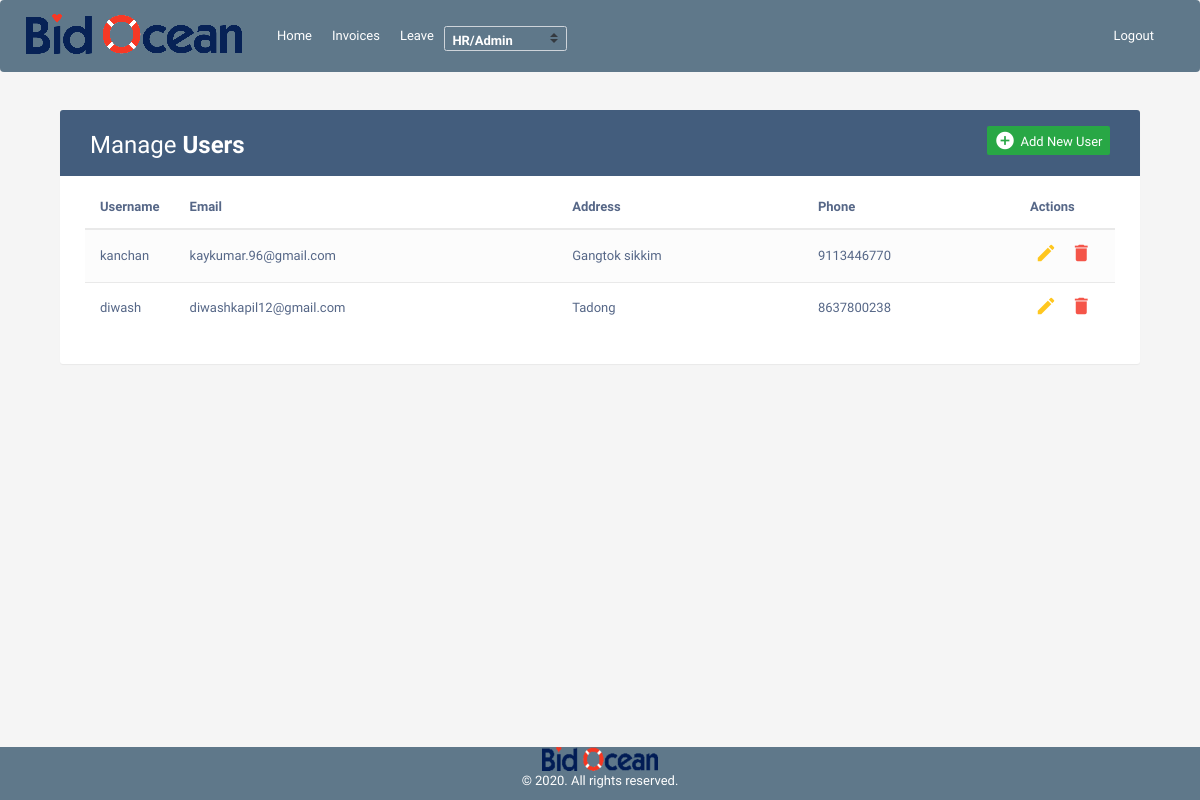
Before: /manage_user/ (signed in) with the older database file.
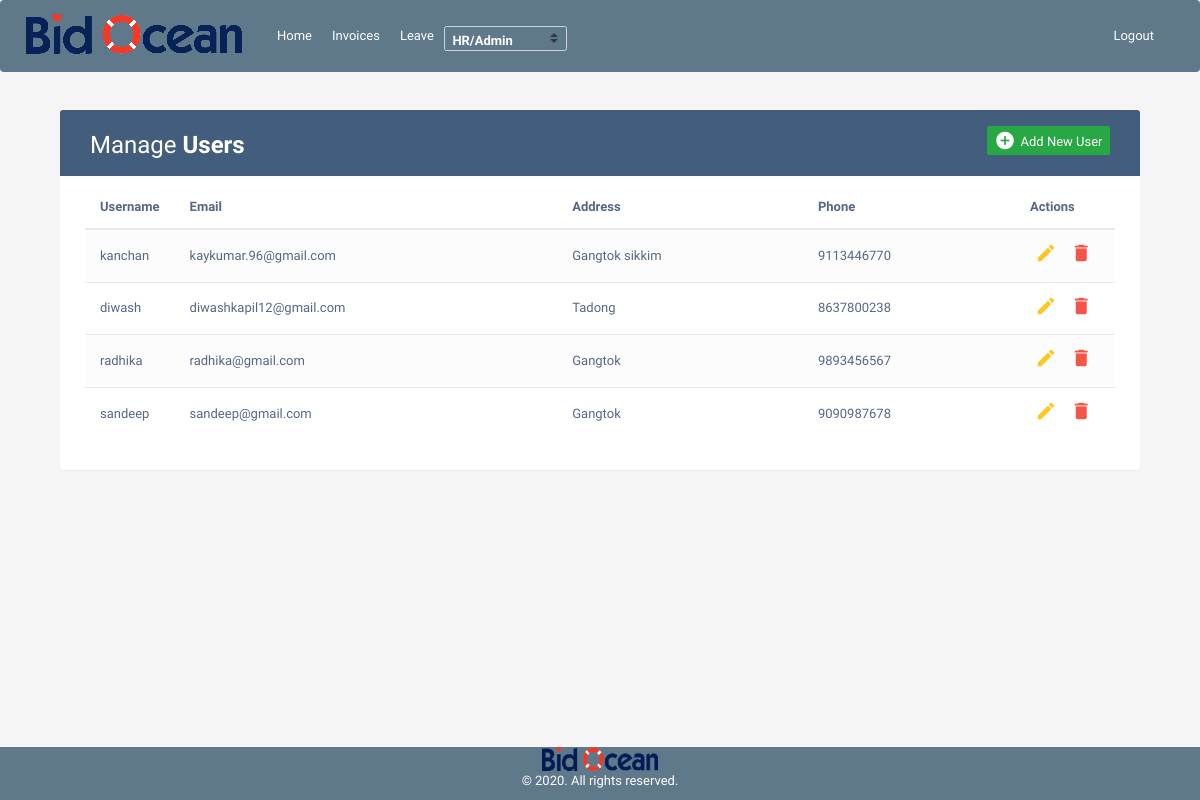
After: the same page with the newer database file.
### manage_user/models.py (models this page shows, shortened)
class Userdetail(AbstractBaseUser, PermissionsMixin):
    username        = models.CharField(max_length = 30, unique=True,null=True)
    firstname       = models.CharField(max_length = 30,null=True)
    lastname        = models.CharField(max_length = 30,null=True,blank=True)
    password        = models.TextField()
    phone           = models.CharField(max_length=200,null=True)
    email           = models.CharField(max_length=200,null=True)
    address         = models.CharField(max_length=300,null=True)
    is_staff        = models.BooleanField(default=False)
    is_active       = models.BooleanField(default=True)
    USERNAME_FIELD  = 'username'
    REQUIRED_FIELDS = []
    objects         = CustomUserManager()

### manage_user/views.py (the view, shortened to what this page needs)
# urls.py: path("",views.ManageUser.as_view(),name="manage_user"),
class ManageUser(AdminOrHRPanelMixin,TemplateView):
    template_name = 'manage_user/user_list.html'
    def get(self, request):
        employee = Employee.objects.get(auth_tbl=self.request.user)
        role     = employee.role.name.lower()
        users    = Userdetail.objects.all()
        paginator        = Paginator(users,10)
        page             = request.GET.get('page')
        paginatedcontent = paginator.get_page(page)
        context = {
            'role'  : role,
            'users' : paginatedcontent
        }
        return render(request, self.template_name, context)

### user_invoice/mixin.py (called while the page is built)
    def test_func(self):
        user     = self.request.user
        employee = Employee.objects.get(auth_tbl=user)
        return employee.role.name.lower() == 'admin' or employee.role.name.lower() == 'hr'

### manage_user/templates/manage_user/user_list.html (shortened to what this page needs)
{% extends "user_invoice/base.html" %}
{% load crispy_forms_tags %}
{% block content %}
<!DOCTYPE html>
<html lang="en">
<head>
<link rel="stylesheet" href="https://maxcdn.bootstrapcdn.com/font-awesome/4.7.0/css/font-awesome.min.css">
<link rel="stylesheet" href="https://maxcdn.bootstrapcdn.com/bootstrap/3.3.7/css/bootstrap.min.css">
<link rel="stylesheet" href="https://maxcdn.bootstrapcdn.com/bootstrap/4.0.0/css/bootstrap.min.css">
  <body>
    <div class="container" style="margin-top: 80px;">
        <div class="table-wrapper">
            <div class="table-title">
                <div class="row">
                    <div class="col-sm-6">
						<h2>Manage <b>Users</b></h2>
					</div>
					<div class="col-sm-6">
						<a href="#addEmployeeModal" class="btn btn-success" data-toggle="modal"><i class="material-icons">&#xE147;</i> <span>Add New User</span></a>
					</div>
                </div>
            </div>
            <table class="table table-striped table-hover">
                <thead>
                    <tr>
                        <th>Username</th>
                        <th>Email</th>
						<th>Address</th>
                        <th>Phone</th>
                        <th>Actions</th>
                    </tr>
                </thead>
                <tbody>
                	{% for user in users%}
                    <tr>
                        <td>{{user.username}}</td>
                        <td>{{user.email}}</td>
						<td>{{user.address}}</td>
                        <td>{{user.phone}}</td>
                        <td>
                            <a href="#editEmployeeModal" alt="{{user.pk}}" class="edit" data-toggle="modal"><i class="material-icons" data-toggle="tooltip" title="Edit">&#xE254;</i></a>
                            <a href="#deleteEmployeeModal" alt="{{user.pk}}" class="delete" data-toggle="modal"><i class="material-icons" data-toggle="tooltip" title="Delete">&#xE872;</i></a>
                        </td>
                    </tr>
                    {% endfor %}
                </tbody>
            </table>
        </div>
    </div>
</body>
</html>
{% endblock content %}

Changed rows visible on the page:
added Userdetail: username "radhika", email "radhika@gmail.com", address "Gangtok", phone "9893456567"
added Userdetail: username "sandeep", email "sandeep@gmail.com", address "Gangtok", phone "9090987678"
